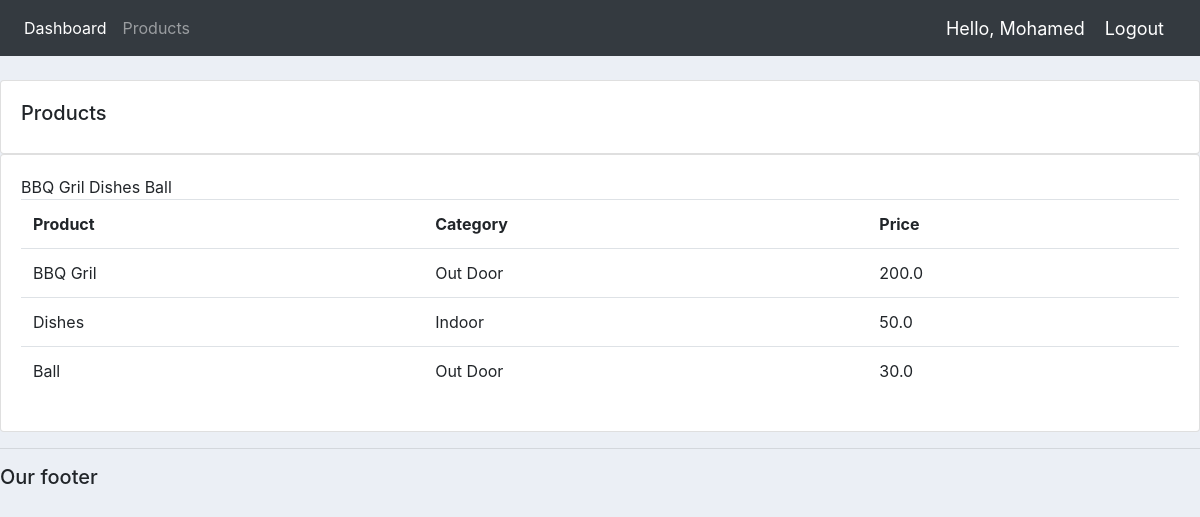
Screenshot of /products/ (signed in) with the database file from the repository.
### accounts/models.py (models this page shows, shortened)
class Product(models.Model):
    GATEGORY = (
        ('Indoor', 'Indoor'),
        ('Out Door', 'Out Door'),
    )
    name = models.CharField(max_length=200, null=True)
    price = models.FloatField(null=True)
    cataegory = models.CharField(max_length=200, null=True, choices=GATEGORY)
    description = models.CharField(max_length=200, null=True, blank=True)
    date_created = models.DateTimeField(auto_now_add=True, null=True)
    tags = models.ManyToManyField(Tag)

### accounts/decorators.py (the view)
        def wrapper_func(request, *args, **kwargs):
            group = None
            if request.user.groups.exists():
                group = request.user.groups.all()[0].name
            if group in allowed_roles:
                return view_func(request, *args, **kwargs)
            else:
                return HttpResponse('You are not authorized to view this page')

### accounts/views.py (called while the page is built)
@login_required(login_url='login')
@allowed_users(allowed_roles={'admin'})
def products(request):
    products = Product.objects.all()
    return render(request, 'accounts/products.html', {'products':products})

### accounts/templates/accounts/products.html (shortened to what this page needs)
{% extends 'accounts/main.html' %}
{% block content %}
    <br>
    <div class="row">
        <div class="col-md">
        <div class="card card-body">
            <h5>Products</h5>
        </div>
        <div class="card card-body">
            <table class="table">
                <tr>
                    <th>Product</th>
                    <th>Category</th>
                    <th>Price</th>
                </tr>
                {% for i in products %}
                    <tr>
                        <td>{{i.name}}</td>
                        <td>{{i.cataegory}}</td>
                        <td>{{i.price}}</td>
                    </tr>
                {% endfor %}
            </table>
        </div>
    </div>
</div>
{% endblock %}

### accounts/templates/accounts/navbar.html (shortened to what this page needs)
{% load static %}
<nav class="navbar navbar-expand-lg navbar-dark bg-dark">
    <div class="collapse navbar-collapse" id="navbarNav">
      <ul class="navbar-nav">
        {% if request.user.is_staff %}
        <li class="nav-item active">
          <a class="nav-link" href="{% url 'home' %}">Dashboard</a>
        </li>
        <li class="nav-item">
          <a class="nav-link" href="{% url 'products' %}">Products</a>
        </li>
        {% else %}
        <li class="nav-item">
         <a class="nav-link" href="{% url 'account' %}">Settings</a>
       </li>
        {% endif %}
      </ul>
    </div>
    <span class="hello-msg">Hello, {{request.user}} </span>
    <span ><a class="hello-msg" href="{% url 'logout' %}">Logout</a></span>
  </nav>

### static/css/main.css (style rules this page uses)
body { background-color: #ebeff5; }

### accounts/templates/accounts/navbar.html (style rules this page uses)
.hello-msg { font-size: 18px; color: #fff; margin-right: 20px; }

### rows the page displays
Product: name "BBQ Gril", cataegory "Out Door", price "200.0"
Product: name "Dishes", cataegory "Indoor", price "50.0"
Product: name "Ball", cataegory "Out Door", price "30.0"

### other values shown
{{ request.user }} "Mohamed"
